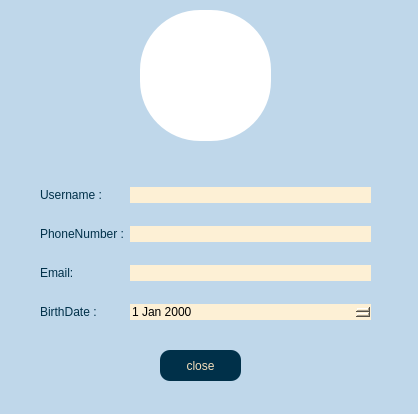
<?xml version="1.0" encoding="UTF-8"?>
<ui version="4.0">
 <class>Profile</class>
 <widget class="QDialog" name="Profile">
  <property name="geometry">
   <rect>
    <x>0</x>
    <y>0</y>
    <width>418</width>
    <height>414</height>
   </rect>
  </property>
  <property name="windowTitle">
   <string>Dialog</string>
  </property>
  <property name="styleSheet">
   <string notr="true">background-color:rgb(191, 215, 234);
</string>
  </property>
  <widget class="QWidget" name="layoutWidget">
   <property name="geometry">
    <rect>
     <x>40</x>
     <y>170</y>
     <width>331</width>
     <height>169</height>
    </rect>
   </property>
   <layout class="QGridLayout" name="gridLayout">
    <item row="2" column="0">
     <widget class="QLabel" name="lbl_email">
      <property name="styleSheet">
       <string notr="true">color:rgb(0, 48, 73);</string>
      </property>
      <property name="text">
       <string>Email:</string>
      </property>
     </widget>
    </item>
    <item row="3" column="0">
     <widget class="QLabel" name="lbl_birth">
      <property name="styleSheet">
       <string notr="true">color:rgb(0, 48, 73);</string>
      </property>
      <property name="text">
       <string>BirthDate :</string>
      </property>
     </widget>
    </item>
    <item row="2" column="1">
     <widget class="QLineEdit" name="led_email">
      <property name="styleSheet">
       <string notr="true">background-color:rgb(253, 240, 213);
border-radius: 10%;</string>
      </property>
      <property name="readOnly">
       <bool>true</bool>
      </property>
     </widget>
    </item>
    <item row="0" column="1">
     <widget class="QLineEdit" name="led_username">
      <property name="styleSheet">
       <string notr="true">background-color:rgb(253, 240, 213);
border-radius: 10%;</string>
      </property>
      <property name="readOnly">
       <bool>true</bool>
      </property>
     </widget>
    </item>
    <item row="1" column="0">
     <widget class="QLabel" name="lbl_phonenum">
      <property name="styleSheet">
       <string notr="true">color:rgb(0, 48, 73);</string>
      </property>
      <property name="text">
       <string>PhoneNumber :</string>
      </property>
     </widget>
    </item>
    <item row="1" column="1">
     <widget class="QLineEdit" name="led_phonenum">
      <property name="styleSheet">
       <string notr="true">background-color:rgb(253, 240, 213);
border-radius: 10%;</string>
      </property>
      <property name="readOnly">
       <bool>true</bool>
      </property>
     </widget>
    </item>
    <item row="0" column="0">
     <widget class="QLabel" name="lbl_username">
      <property name="styleSheet">
       <string notr="true">color:rgb(0, 48, 73);</string>
      </property>
      <property name="text">
       <string>Username :</string>
      </property>
     </widget>
    </item>
    <item row="3" column="1">
     <widget class="QDateEdit" name="dateEdit">
      <property name="styleSheet">
       <string notr="true">background-color:rgb(253, 240, 213);
border-radius: 10%;</string>
      </property>
      <property name="buttonSymbols">
       <enum>QAbstractSpinBox::UpDownArrows</enum>
      </property>
     </widget>
    </item>
   </layout>
  </widget>
  <widget class="QGraphicsView" name="image_graphicsView">
   <property name="geometry">
    <rect>
     <x>140</x>
     <y>10</y>
     <width>131</width>
     <height>131</height>
    </rect>
   </property>
   <property name="styleSheet">
    <string notr="true">border-radius: 60%;
background-color: palette(base);</string>
   </property>
  </widget>
  <widget class="QPushButton" name="pbn_close">
   <property name="geometry">
    <rect>
     <x>160</x>
     <y>350</y>
     <width>81</width>
     <height>31</height>
    </rect>
   </property>
   <property name="cursor">
    <cursorShape>PointingHandCursor</cursorShape>
   </property>
   <property name="styleSheet">
    <string notr="true">background-color:rgb(0, 48, 73);
border-radius: 10px;
color:rgb(245, 223, 187);</string>
   </property>
   <property name="text">
    <string>close</string>
   </property>
  </widget>
 </widget>
 <resources/>
 <connections/>
</ui>
